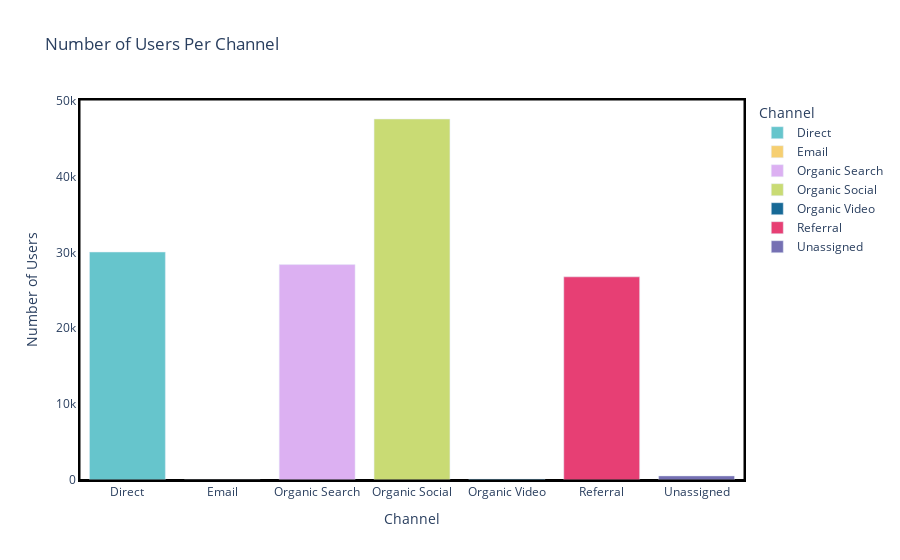
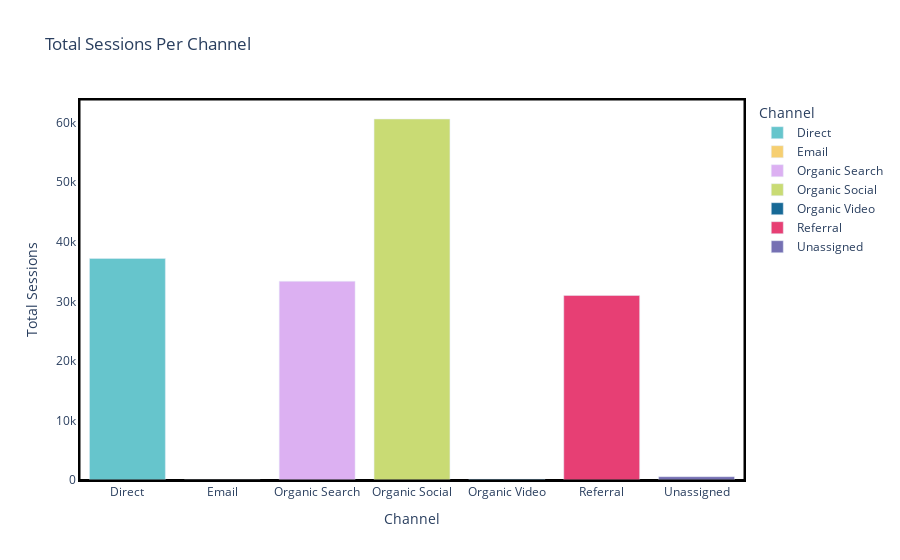
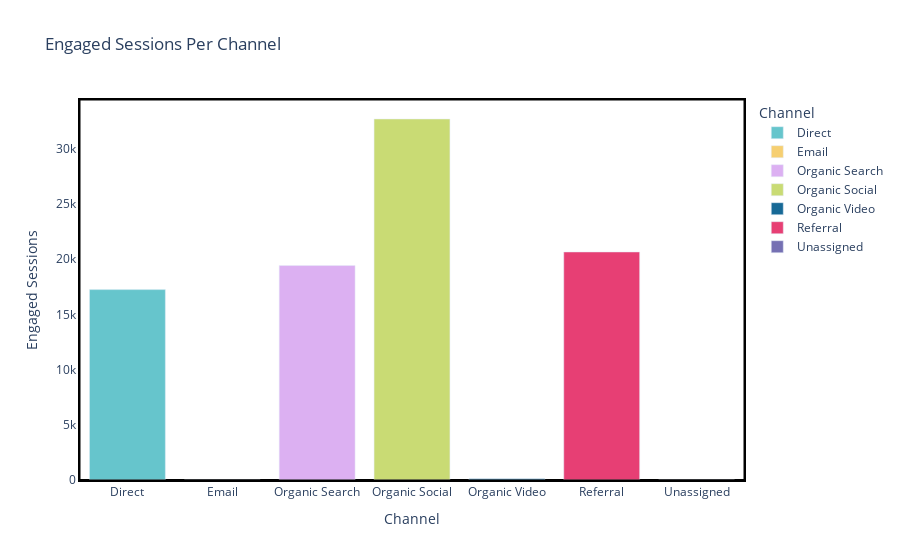
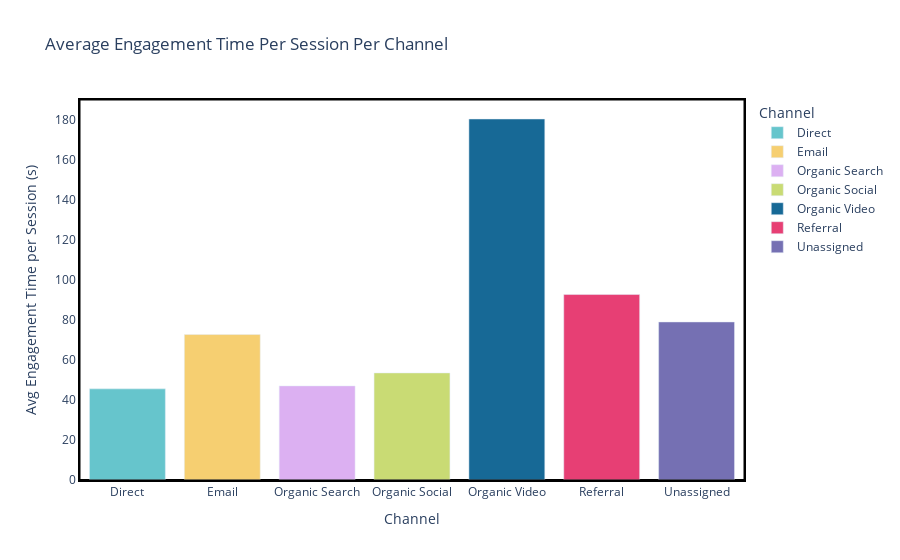

The notebook cell these images were saved under, in order:
### Code cell
# Define the color sequence
colors = ['rgb(102,197,204)', 'rgb(246,207,113)', 'rgb(220,176,242)', 'rgb(201,219,116)', 'rgb(23,105,150)', 'rgb(231,63,116)', 'rgb(117,112,179)']

def add_borders(fig):
    fig.update_layout(
        shapes=[
            dict(
                type="rect",
                xref="paper",
                yref="paper",
                x0=0,
                y0=0,
                x1=1,
                y1=1,
                line=dict(
                    color="black",
                    width=1,
                )
            )
        ],
        plot_bgcolor='white',  
        paper_bgcolor='white',  
        xaxis=dict(
            showline=True, linewidth=2, linecolor='black', mirror=True, 
            zeroline=True, zerolinewidth=2, zerolinecolor='black'  
        ),
        yaxis=dict(
            showline=True, linewidth=2, linecolor='black', mirror=True,  
            zeroline=True, zerolinewidth=2, zerolinecolor='black'  
        ),
        font=dict(size=12)  # Set font size
    )

def create_bar_chart(data, y, title, y_label):
    fig = px.bar(
        data, 
        x='Session primary channel group (Default channel group)', 
        y=y, 
        title=title, 
        labels={y: y_label, 'Session primary channel group (Default channel group)': 'Channel'},
        color='Session primary channel group (Default channel group)', 
        color_discrete_sequence=colors
    )
    add_borders(fig)
    fig.show()

# Number of Users by Channel
create_bar_chart(
    channel_metrics, 
    y='Users', 
    title='Number of Users Per Channel', 
    y_label='Number of Users'
)

# Plot total sessions per channel
create_bar_chart(
    channel_metrics,
    y='Sessions',
    title='Total Sessions Per Channel',
    y_label='Total Sessions'
)

# Plot engaged sessions per channel
create_bar_chart(
    channel_metrics,
    y='Engaged sessions',
    title='Engaged Sessions Per Channel',
    y_label='Engaged Sessions'
)

# Plot average engagement time per session per channel
create_bar_chart(
    channel_metrics,
    y='Average engagement time per session',
    title='Average Engagement Time Per Session Per Channel',
    y_label='Avg Engagement Time per Session (s)'
)

# Plot engaged sessions per user per channel
create_bar_chart(
    channel_metrics,
    y='Engaged sessions per user',
    title='Engaged Sessions Per User Per Channel',
    y_label='Engaged Sessions per User'
)

# Plot events per session per channel
create_bar_chart(
    channel_metrics,
    y='Events per session',
    title='Events Per Session Per Channel',
    y_label='Events per Session'
)

# Plot engagement rate per channel
create_bar_chart(
    channel_metrics,
    y='Engagement rate',
    title='Engagement Rate Per Channel',
    y_label='Engagement Rate'
)

### Figure 1 — Plotly figure (JSON) as saved in the notebook; plotly's stock layout.template omitted (floating-point values rounded to 4 significant figures)
{"data": [{"alignmentgroup": "True", "hovertemplate": "Channel=%{x}<br>Number of Users=%{y}<extra></extra>", "legendgroup": "Direct", "marker": {"color": "rgb(102,197,204)", "pattern": {"shape": ""}}, "name": "Direct", "offsetgroup": "Direct", "orientation": "v", "showlegend": true, "textposition": "auto", "type": "bar", "x": ["Direct"], "xaxis": "x", "y": [30042], "yaxis": "y"}, {"alignmentgroup": "True", "hovertemplate": "Channel=%{x}<br>Number of Users=%{y}<extra></extra>", "legendgroup": "Email", "marker": {"color": "rgb(246,207,113)", "pattern": {"shape": ""}}, "name": "Email", "offsetgroup": "Email", "orientation": "v", "showlegend": true, "textposition": "auto", "type": "bar", "x": ["Email"], "xaxis": "x", "y": [2], "yaxis": "y"}, {"alignmentgroup": "True", "hovertemplate": "Channel=%{x}<br>Number of Users=%{y}<extra></extra>", "legendgroup": "Organic Search", "marker": {"color": "rgb(220,176,242)", "pattern": {"shape": ""}}, "name": "Organic Search", "offsetgroup": "Organic Search", "orientation": "v", "showlegend": true, "textposition": "auto", "type": "bar", "x": ["Organic Search"], "xaxis": "x", "y": [28387], "yaxis": "y"}, {"alignmentgroup": "True", "hovertemplate": "Channel=%{x}<br>Number of Users=%{y}<extra></extra>", "legendgroup": "Organic Social", "marker": {"color": "rgb(201,219,116)", "pattern": {"shape": ""}}, "name": "Organic Social", "offsetgroup": "Organic Social", "orientation": "v", "showlegend": true, "textposition": "auto", "type": "bar", "x": ["Organic Social"], "xaxis": "x", "y": [47572], "yaxis": "y"}, {"alignmentgroup": "True", "hovertemplate": "Channel=%{x}<br>Number of Users=%{y}<extra></extra>", "legendgroup": "Organic Video", "marker": {"color": "rgb(23,105,150)", "pattern": {"shape": ""}}, "name": "Organic Video", "offsetgroup": "Organic Video", "orientation": "v", "showlegend": true, "textposition": "auto", "type": "bar", "x": ["Organic Video"], "xaxis": "x", "y": [123], "yaxis": "y"}, {"alignmentgroup": "True", "hovertemplate": "Channel=%{x}<br>Number of Users=%{y}<extra></extra>", "legendgroup": "Referral", "marker": {"color": "rgb(231,63,116)", "pattern": {"shape": ""}}, "name": "Referral", "offsetgroup": "Referral", "orientation": "v", "showlegend": true, "textposition": "auto", "type": "bar", "x": ["Referral"], "xaxis": "x", "y": [26774], "yaxis": "y"}, {"alignmentgroup": "True", "hovertemplate": "Channel=%{x}<br>Number of Users=%{y}<extra></extra>", "legendgroup": "Unassigned", "marker": {"color": "rgb(117,112,179)", "pattern": {"shape": ""}}, "name": "Unassigned", "offsetgroup": "Unassigned", "orientation": "v", "showlegend": true, "textposition": "auto", "type": "bar", "x": ["Unassigned"], "xaxis": "x", "y": [540], "yaxis": "y"}], "layout": {"autosize": true, "barmode": "relative", "font": {"size": 12}, "legend": {"title": {"text": "Channel"}, "tracegroupgap": 0}, "paper_bgcolor": "white", "plot_bgcolor": "white", "shapes": [{"line": {"color": "black", "width": 1}, "type": "rect", "x0": 0, "x1": 1, "xref": "paper", "y0": 0, "y1": 1, "yref": "paper"}], "title": {"text": "Number of Users Per Channel"}, "xaxis": {"anchor": "y", "autorange": true, "categoryarray": ["Direct", "Email", "Organic Search", "Organic Social", "Organic Video", "Referral", "Unassigned"], "categoryorder": "array", "domain": [0, 1], "linecolor": "black", "linewidth": 2, "mirror": true, "range": [-0.5, 6.5], "showline": true, "title": {"text": "Channel"}, "type": "category", "zeroline": true, "zerolinecolor": "black", "zerolinewidth": 2}, "yaxis": {"anchor": "x", "autorange": true, "domain": [0, 1], "linecolor": "black", "linewidth": 2, "mirror": true, "range": [0, 50080.0], "showline": true, "title": {"text": "Number of Users"}, "type": "linear", "zeroline": true, "zerolinecolor": "black", "zerolinewidth": 2}}}

### Figure 2 — Plotly figure (JSON) as saved in the notebook; plotly's stock layout.template omitted (floating-point values rounded to 4 significant figures)
{"data": [{"alignmentgroup": "True", "hovertemplate": "Channel=%{x}<br>Total Sessions=%{y}<extra></extra>", "legendgroup": "Direct", "marker": {"color": "rgb(102,197,204)", "pattern": {"shape": ""}}, "name": "Direct", "offsetgroup": "Direct", "orientation": "v", "showlegend": true, "textposition": "auto", "type": "bar", "x": ["Direct"], "xaxis": "x", "y": [37203], "yaxis": "y"}, {"alignmentgroup": "True", "hovertemplate": "Channel=%{x}<br>Total Sessions=%{y}<extra></extra>", "legendgroup": "Email", "marker": {"color": "rgb(246,207,113)", "pattern": {"shape": ""}}, "name": "Email", "offsetgroup": "Email", "orientation": "v", "showlegend": true, "textposition": "auto", "type": "bar", "x": ["Email"], "xaxis": "x", "y": [3], "yaxis": "y"}, {"alignmentgroup": "True", "hovertemplate": "Channel=%{x}<br>Total Sessions=%{y}<extra></extra>", "legendgroup": "Organic Search", "marker": {"color": "rgb(220,176,242)", "pattern": {"shape": ""}}, "name": "Organic Search", "offsetgroup": "Organic Search", "orientation": "v", "showlegend": true, "textposition": "auto", "type": "bar", "x": ["Organic Search"], "xaxis": "x", "y": [33372], "yaxis": "y"}, {"alignmentgroup": "True", "hovertemplate": "Channel=%{x}<br>Total Sessions=%{y}<extra></extra>", "legendgroup": "Organic Social", "marker": {"color": "rgb(201,219,116)", "pattern": {"shape": ""}}, "name": "Organic Social", "offsetgroup": "Organic Social", "orientation": "v", "showlegend": true, "textposition": "auto", "type": "bar", "x": ["Organic Social"], "xaxis": "x", "y": [60627], "yaxis": "y"}, {"alignmentgroup": "True", "hovertemplate": "Channel=%{x}<br>Total Sessions=%{y}<extra></extra>", "legendgroup": "Organic Video", "marker": {"color": "rgb(23,105,150)", "pattern": {"shape": ""}}, "name": "Organic Video", "offsetgroup": "Organic Video", "orientation": "v", "showlegend": true, "textposition": "auto", "type": "bar", "x": ["Organic Video"], "xaxis": "x", "y": [141], "yaxis": "y"}, {"alignmentgroup": "True", "hovertemplate": "Channel=%{x}<br>Total Sessions=%{y}<extra></extra>", "legendgroup": "Referral", "marker": {"color": "rgb(231,63,116)", "pattern": {"shape": ""}}, "name": "Referral", "offsetgroup": "Referral", "orientation": "v", "showlegend": true, "textposition": "auto", "type": "bar", "x": ["Referral"], "xaxis": "x", "y": [30990], "yaxis": "y"}, {"alignmentgroup": "True", "hovertemplate": "Channel=%{x}<br>Total Sessions=%{y}<extra></extra>", "legendgroup": "Unassigned", "marker": {"color": "rgb(117,112,179)", "pattern": {"shape": ""}}, "name": "Unassigned", "offsetgroup": "Unassigned", "orientation": "v", "showlegend": true, "textposition": "auto", "type": "bar", "x": ["Unassigned"], "xaxis": "x", "y": [559], "yaxis": "y"}], "layout": {"autosize": true, "barmode": "relative", "font": {"size": 12}, "legend": {"title": {"text": "Channel"}, "tracegroupgap": 0}, "paper_bgcolor": "white", "plot_bgcolor": "white", "shapes": [{"line": {"color": "black", "width": 1}, "type": "rect", "x0": 0, "x1": 1, "xref": "paper", "y0": 0, "y1": 1, "yref": "paper"}], "title": {"text": "Total Sessions Per Channel"}, "xaxis": {"anchor": "y", "autorange": true, "categoryarray": ["Direct", "Email", "Organic Search", "Organic Social", "Organic Video", "Referral", "Unassigned"], "categoryorder": "array", "domain": [0, 1], "linecolor": "black", "linewidth": 2, "mirror": true, "range": [-0.5, 6.5], "showline": true, "title": {"text": "Channel"}, "type": "category", "zeroline": true, "zerolinecolor": "black", "zerolinewidth": 2}, "yaxis": {"anchor": "x", "autorange": true, "domain": [0, 1], "linecolor": "black", "linewidth": 2, "mirror": true, "range": [0, 63820.0], "showline": true, "title": {"text": "Total Sessions"}, "type": "linear", "zeroline": true, "zerolinecolor": "black", "zerolinewidth": 2}}}

### Figure 3 — Plotly figure (JSON) as saved in the notebook; plotly's stock layout.template omitted (floating-point values rounded to 4 significant figures)
{"data": [{"alignmentgroup": "True", "hovertemplate": "Channel=%{x}<br>Engaged Sessions=%{y}<extra></extra>", "legendgroup": "Direct", "marker": {"color": "rgb(102,197,204)", "pattern": {"shape": ""}}, "name": "Direct", "offsetgroup": "Direct", "orientation": "v", "showlegend": true, "textposition": "auto", "type": "bar", "x": ["Direct"], "xaxis": "x", "y": [17243], "yaxis": "y"}, {"alignmentgroup": "True", "hovertemplate": "Channel=%{x}<br>Engaged Sessions=%{y}<extra></extra>", "legendgroup": "Email", "marker": {"color": "rgb(246,207,113)", "pattern": {"shape": ""}}, "name": "Email", "offsetgroup": "Email", "orientation": "v", "showlegend": true, "textposition": "auto", "type": "bar", "x": ["Email"], "xaxis": "x", "y": [1], "yaxis": "y"}, {"alignmentgroup": "True", "hovertemplate": "Channel=%{x}<br>Engaged Sessions=%{y}<extra></extra>", "legendgroup": "Organic Search", "marker": {"color": "rgb(220,176,242)", "pattern": {"shape": ""}}, "name": "Organic Search", "offsetgroup": "Organic Search", "orientation": "v", "showlegend": true, "textposition": "auto", "type": "bar", "x": ["Organic Search"], "xaxis": "x", "y": [19425], "yaxis": "y"}, {"alignmentgroup": "True", "hovertemplate": "Channel=%{x}<br>Engaged Sessions=%{y}<extra></extra>", "legendgroup": "Organic Social", "marker": {"color": "rgb(201,219,116)", "pattern": {"shape": ""}}, "name": "Organic Social", "offsetgroup": "Organic Social", "orientation": "v", "showlegend": true, "textposition": "auto", "type": "bar", "x": ["Organic Social"], "xaxis": "x", "y": [32697], "yaxis": "y"}, {"alignmentgroup": "True", "hovertemplate": "Channel=%{x}<br>Engaged Sessions=%{y}<extra></extra>", "legendgroup": "Organic Video", "marker": {"color": "rgb(23,105,150)", "pattern": {"shape": ""}}, "name": "Organic Video", "offsetgroup": "Organic Video", "orientation": "v", "showlegend": true, "textposition": "auto", "type": "bar", "x": ["Organic Video"], "xaxis": "x", "y": [109], "yaxis": "y"}, {"alignmentgroup": "True", "hovertemplate": "Channel=%{x}<br>Engaged Sessions=%{y}<extra></extra>", "legendgroup": "Referral", "marker": {"color": "rgb(231,63,116)", "pattern": {"shape": ""}}, "name": "Referral", "offsetgroup": "Referral", "orientation": "v", "showlegend": true, "textposition": "auto", "type": "bar", "x": ["Referral"], "xaxis": "x", "y": [20653], "yaxis": "y"}, {"alignmentgroup": "True", "hovertemplate": "Channel=%{x}<br>Engaged Sessions=%{y}<extra></extra>", "legendgroup": "Unassigned", "marker": {"color": "rgb(117,112,179)", "pattern": {"shape": ""}}, "name": "Unassigned", "offsetgroup": "Unassigned", "orientation": "v", "showlegend": true, "textposition": "auto", "type": "bar", "x": ["Unassigned"], "xaxis": "x", "y": [4], "yaxis": "y"}], "layout": {"autosize": true, "barmode": "relative", "font": {"size": 12}, "legend": {"title": {"text": "Channel"}, "tracegroupgap": 0}, "paper_bgcolor": "white", "plot_bgcolor": "white", "shapes": [{"line": {"color": "black", "width": 1}, "type": "rect", "x0": 0, "x1": 1, "xref": "paper", "y0": 0, "y1": 1, "yref": "paper"}], "title": {"text": "Engaged Sessions Per Channel"}, "xaxis": {"anchor": "y", "autorange": true, "categoryarray": ["Direct", "Email", "Organic Search", "Organic Social", "Organic Video", "Referral", "Unassigned"], "categoryorder": "array", "domain": [0, 1], "linecolor": "black", "linewidth": 2, "mirror": true, "range": [-0.5, 6.5], "showline": true, "title": {"text": "Channel"}, "type": "category", "zeroline": true, "zerolinecolor": "black", "zerolinewidth": 2}, "yaxis": {"anchor": "x", "autorange": true, "domain": [0, 1], "linecolor": "black", "linewidth": 2, "mirror": true, "range": [0, 34420.0], "showline": true, "title": {"text": "Engaged Sessions"}, "type": "linear", "zeroline": true, "zerolinecolor": "black", "zerolinewidth": 2}}}

### Figure 4 — Plotly figure (JSON) as saved in the notebook; plotly's stock layout.template omitted (floating-point values rounded to 4 significant figures)
{"data": [{"alignmentgroup": "True", "hovertemplate": "Channel=%{x}<br>Avg Engagement Time per Session (s)=%{y}<extra></extra>", "legendgroup": "Direct", "marker": {"color": "rgb(102,197,204)", "pattern": {"shape": ""}}, "name": "Direct", "offsetgroup": "Direct", "orientation": "v", "showlegend": true, "textposition": "auto", "type": "bar", "x": ["Direct"], "xaxis": "x", "y": [45.53], "yaxis": "y"}, {"alignmentgroup": "True", "hovertemplate": "Channel=%{x}<br>Avg Engagement Time per Session (s)=%{y}<extra></extra>", "legendgroup": "Email", "marker": {"color": "rgb(246,207,113)", "pattern": {"shape": ""}}, "name": "Email", "offsetgroup": "Email", "orientation": "v", "showlegend": true, "textposition": "auto", "type": "bar", "x": ["Email"], "xaxis": "x", "y": [72.67], "yaxis": "y"}, {"alignmentgroup": "True", "hovertemplate": "Channel=%{x}<br>Avg Engagement Time per Session (s)=%{y}<extra></extra>", "legendgroup": "Organic Search", "marker": {"color": "rgb(220,176,242)", "pattern": {"shape": ""}}, "name": "Organic Search", "offsetgroup": "Organic Search", "orientation": "v", "showlegend": true, "textposition": "auto", "type": "bar", "x": ["Organic Search"], "xaxis": "x", "y": [47.01], "yaxis": "y"}, {"alignmentgroup": "True", "hovertemplate": "Channel=%{x}<br>Avg Engagement Time per Session (s)=%{y}<extra></extra>", "legendgroup": "Organic Social", "marker": {"color": "rgb(201,219,116)", "pattern": {"shape": ""}}, "name": "Organic Social", "offsetgroup": "Organic Social", "orientation": "v", "showlegend": true, "textposition": "auto", "type": "bar", "x": ["Organic Social"], "xaxis": "x", "y": [53.49], "yaxis": "y"}, {"alignmentgroup": "True", "hovertemplate": "Channel=%{x}<br>Avg Engagement Time per Session (s)=%{y}<extra></extra>", "legendgroup": "Organic Video", "marker": {"color": "rgb(23,105,150)", "pattern": {"shape": ""}}, "name": "Organic Video", "offsetgroup": "Organic Video", "orientation": "v", "showlegend": true, "textposition": "auto", "type": "bar", "x": ["Organic Video"], "xaxis": "x", "y": [180.4], "yaxis": "y"}, {"alignmentgroup": "True", "hovertemplate": "Channel=%{x}<br>Avg Engagement Time per Session (s)=%{y}<extra></extra>", "legendgroup": "Referral", "marker": {"color": "rgb(231,63,116)", "pattern": {"shape": ""}}, "name": "Referral", "offsetgroup": "Referral", "orientation": "v", "showlegend": true, "textposition": "auto", "type": "bar", "x": ["Referral"], "xaxis": "x", "y": [92.66], "yaxis": "y"}, {"alignmentgroup": "True", "hovertemplate": "Channel=%{x}<br>Avg Engagement Time per Session (s)=%{y}<extra></extra>", "legendgroup": "Unassigned", "marker": {"color": "rgb(117,112,179)", "pattern": {"shape": ""}}, "name": "Unassigned", "offsetgroup": "Unassigned", "orientation": "v", "showlegend": true, "textposition": "auto", "type": "bar", "x": ["Unassigned"], "xaxis": "x", "y": [78.96], "yaxis": "y"}], "layout": {"autosize": true, "barmode": "relative", "font": {"size": 12}, "legend": {"title": {"text": "Channel"}, "tracegroupgap": 0}, "paper_bgcolor": "white", "plot_bgcolor": "white", "shapes": [{"line": {"color": "black", "width": 1}, "type": "rect", "x0": 0, "x1": 1, "xref": "paper", "y0": 0, "y1": 1, "yref": "paper"}], "title": {"text": "Average Engagement Time Per Session Per Channel"}, "xaxis": {"anchor": "y", "autorange": true, "categoryarray": ["Direct", "Email", "Organic Search", "Organic Social", "Organic Video", "Referral", "Unassigned"], "categoryorder": "array", "domain": [0, 1], "linecolor": "black", "linewidth": 2, "mirror": true, "range": [-0.5, 6.5], "showline": true, "title": {"text": "Channel"}, "type": "category", "zeroline": true, "zerolinecolor": "black", "zerolinewidth": 2}, "yaxis": {"anchor": "x", "autorange": true, "domain": [0, 1], "linecolor": "black", "linewidth": 2, "mirror": true, "range": [0, 189.9], "showline": true, "title": {"text": "Avg Engagement Time per Session (s)"}, "type": "linear", "zeroline": true, "zerolinecolor": "black", "zerolinewidth": 2}}}
